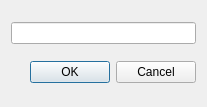
<?xml version="1.0" encoding="UTF-8"?>
<ui version="4.0">
 <class>LoadDialog</class>
 <widget class="QDialog" name="LoadDialog">
  <property name="geometry">
   <rect>
    <x>0</x>
    <y>0</y>
    <width>207</width>
    <height>107</height>
   </rect>
  </property>
  <property name="windowTitle">
   <string>Choose scene</string>
  </property>
  <layout class="QGridLayout" name="gridLayout">
   <item row="0" column="0">
    <widget class="QLineEdit" name="lineEdit"/>
   </item>
   <item row="1" column="0">
    <widget class="QDialogButtonBox" name="buttonBox">
     <property name="orientation">
      <enum>Qt::Horizontal</enum>
     </property>
     <property name="standardButtons">
      <set>QDialogButtonBox::Cancel|QDialogButtonBox::Ok</set>
     </property>
    </widget>
   </item>
  </layout>
 </widget>
 <resources/>
 <connections>
  <connection>
   <sender>buttonBox</sender>
   <signal>accepted()</signal>
   <receiver>LoadDialog</receiver>
   <slot>accept()</slot>
   <hints>
    <hint type="sourcelabel">
     <x>248</x>
     <y>254</y>
    </hint>
    <hint type="destinationlabel">
     <x>157</x>
     <y>274</y>
    </hint>
   </hints>
  </connection>
  <connection>
   <sender>buttonBox</sender>
   <signal>rejected()</signal>
   <receiver>LoadDialog</receiver>
   <slot>reject()</slot>
   <hints>
    <hint type="sourcelabel">
     <x>316</x>
     <y>260</y>
    </hint>
    <hint type="destinationlabel">
     <x>286</x>
     <y>274</y>
    </hint>
   </hints>
  </connection>
 </connections>
</ui>
